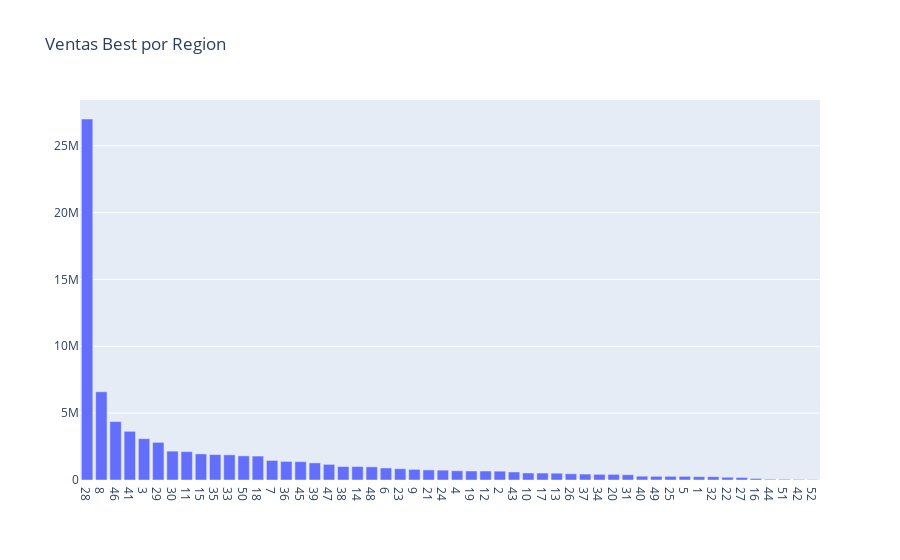

Source (notebook cell):
### Code cell
plot_data = [
    go.Bar(
        x=df_best_monetary_value['region_code'],
        y=df_best_monetary_value['monetary_value']
    )
]

plot_layout = go.Layout(
        xaxis={"type": "category"},
        title='Ventas Best por Region'
    )
plt.figure(figsize=(16,16))
fig = go.Figure(data=plot_data, layout=plot_layout)
fig.write_html('fig501.html')
pyoff.iplot(fig)

### Figure 1 — Plotly figure (JSON) as saved in the notebook; plotly's stock layout.template omitted (floating-point values rounded to 4 significant figures)
{"data": [{"type": "bar", "x": [28, 8, 46, 41, 3, 29, 30, 11, 15, 35, 33, 50, 18, 7, 36, 45, 39, 47, 38, 14, 48, 6, 23, 9, 21, 24, 4, 19, 12, 2, 43, 10, 17, 13, 26, 37, 34, 20, 31, 40, 49, 25, 5, 1, 32, 22, 27, 16, 44, 51, 42, 52], "y": [26997940, 6598240, 4369760, 3641970, 3089840, 2815580, 2157970, 2123760, 1953010, 1900970, 1882340, 1804160, 1790420, 1464060, 1389580, 1371830, 1279260, 1169700, 1008440, 1003720, 985740, 900100, 843590, 796570, 752520, 735780, 692230, 674490, 671760, 661710, 599810, 526270, 518970, 509940, 467410, 443480, 423800, 420890, 396060, 285450, 276010, 274030, 272140, 251000, 248330, 205190, 190110, 115470, 55280, 54500, 43650, 30820]}], "layout": {"title": {"text": "Ventas Best por Region"}, "xaxis": {"type": "category"}}}
